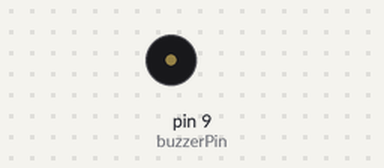
A sketch run on a simulated Arduino Uno, built with avr-gcc and run on an emulated ATmega328P. On the bench: buzzer (waves = sounding).

Above: at 0.1 s.
At 1.1 s:
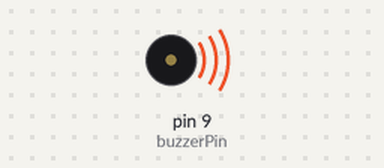
Timing chart, 0 to 2.6 s (numbered marks = the images above):
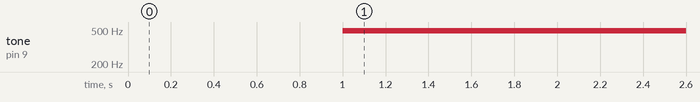

The sketch:

sketch_Buzzer.ino
```cpp
int buzzerPin =9;

void setup()
{
  pinMode(buzzerPin, OUTPUT);
  delay(1000);
  Serial.println("Buzzer Ready");
}

void loop()
{
  analogWrite(buzzerPin, 25);      // value between 0 and 255
  delay(200);
  analogWrite(buzzerPin, 0);       // turn off
  delay(250);
}
```

Measured:
- by itself, tone on pin 9 (buzzerPin): silent → 490 Hz at 1.0 s
